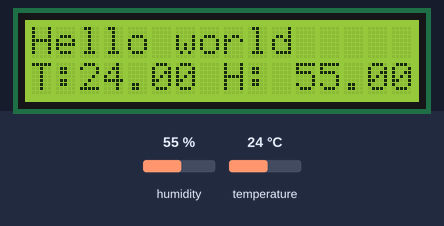
Bench run of a sketch on a simulated Arduino Uno, built with avr-gcc and run on an emulated ATmega328P. Parts: 16×2 character LCD. The inputs (shaded band) are chosen by the test bench; at power-on: humidity 55 %, temperature 24 °C.

Above: at 1.7 s.
1.8 s: humidity set to 22 %
At 5.5 s:
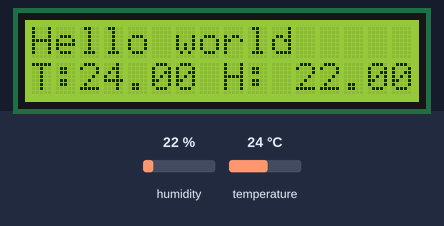
5.9 s: temperature set to 12 °C
At 8.1 s:
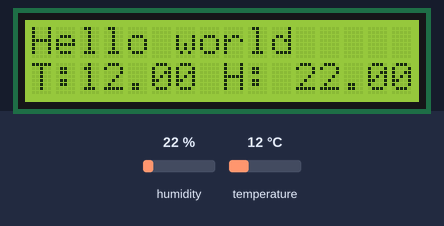
10.0 s: humidity set to 40 %
At 10.8 s:
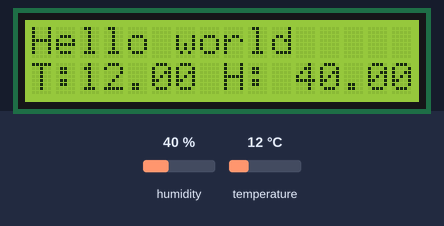
14.1 s: temperature set to 19 °C
At 17.4 s:
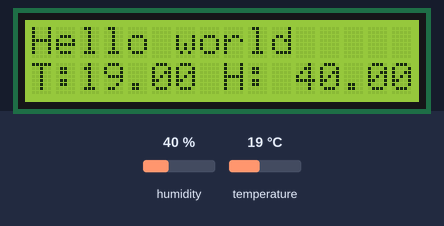
Timing chart, 0 to 18.9 s (numbered marks = the images above; inputs shaded):
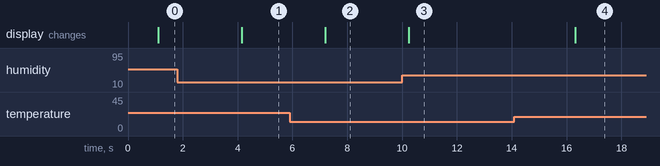

Measured:
- after the input at 1.8 s, the display: changes after 2.4 s (image 1)
- after the input at 5.9 s, the display: changes after 1.3 s (image 2)
- after the input at 10.0 s, the display: changes after 0.24 s (image 3)
- after the input at 14.1 s, the display: changes after 2.2 s (image 4)

The sketch:

temp_lcd.ino
```cpp
#include <LiquidCrystal.h>
#include <Wire.h>
#include "HTU21D.h"

HTU21D myHumidity;

LiquidCrystal lcd(12,11,5,4,3,2);

void setup() {
  lcd.begin(16, 2 );
  lcd.print("Hello world");

  myHumidity.begin();

}

void loop() {
  delay(1000);
  lcd.setCursor(0, 1);

  float humd = myHumidity.readHumidity();
  float temp = myHumidity.readTemperature();

  lcd.print("T:");
  lcd.print(temp);
  lcd.print(" H: ");
  lcd.print(humd);
  delay(2000);


}
```
